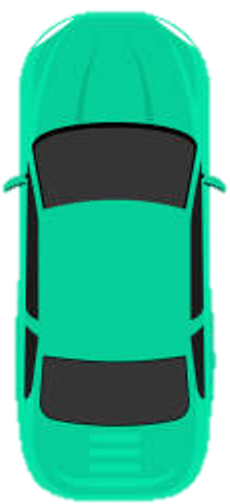
#> input picture cars/1.png, 230 x 504 px
$ python -i demo-pil-getpixel-and-putpixel.py   (imports and definitions only)
#> lines starting #> are read from the running program, lines starting #| are printed output that depends on the picture
#> further down, picture is the input picture: PIL image 230x504 RGBA; mean R, G, B, A 15.5, 133.6, 102.6, 197.7
from cmu_graphics import *
from urllib.request import urlopen
from PIL import Image

# This demos PIL getpixel and putpixel.

def loadPilImage(url):
    # Loads a PIL image (not a CMU image!) from a url:
    return Image.open(url)

def onAppStart(app):
    # 1. Load a PIL image from a url:
    url = '/Users/xinruil3/PycharmProjects/15112-TermProject/cars/1.png'
    pilImage1 = loadPilImage(url)

    # 2. Create a new PIL image that only uses the red parts of the
    #    RGB colors in the first image:
    pilImage2 = getRedParts(pilImage1)

    # 3. Convert from PIL images to CMU images before drawing:
    app.cmuImage1 = CMUImage(pilImage1)
    app.cmuImage2 = CMUImage(pilImage2)

def getRedParts(pilImage1):
    rbgImage1 = pilImage1.convert('RGB')
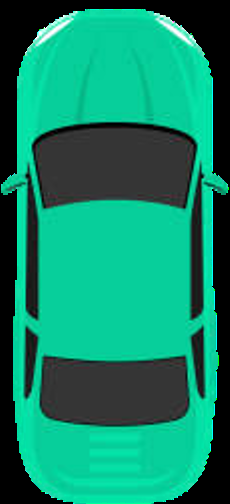
#> rbgImage1: PIL image 230x504 RGB; mean R, G, B 15.5, 133.6, 102.6
    pilImage2 = Image.new(mode='RGB', size=rbgImage1.size)
#> pilImage2: PIL image 230x504 RGB; every value is 0
    for x in range(rbgImage1.width):
        for y in range(rbgImage1.height):
            r,g,b = rbgImage1.getpixel((x,y))
            pilImage2.putpixel((x,y),(r,0,0))
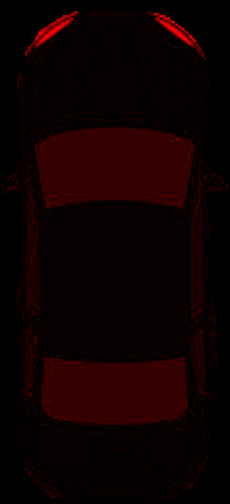
#> pilImage2: PIL image 230x504 RGB; mean R, G, B 15.5, 0, 0
    return pilImage2

def redrawAll(app):
    drawImage(app.cmuImage1, 200, app.height/2, align='center')
    drawImage(app.cmuImage2, 500, app.height/2, align='center')

def main():
    runApp(width=700, height=600)

# [1 line not run here, left out]

>>> from PIL import Image
>>> picture = Image.open('../cars/1.png')
>>> result = getRedParts(picture)

$ run again, on cars/0.png
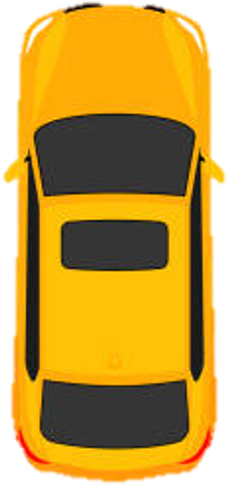
#> input picture cars/0.png, 230 x 486 px
#> picture is the input picture: PIL image 230x486 RGBA; mean R, G, B, A 153.2, 112.3, 18.3, 205.4
#> in getRedParts, `rbgImage1 = pilImage1.convert('RGB')`:
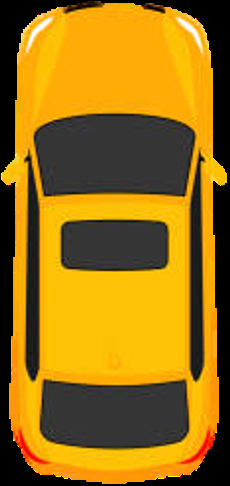
#> rbgImage1: PIL image 230x486 RGB; mean R, G, B 153.2, 112.3, 18.3
#> after the loop in getRedParts, `for x in range(rbgImage1.width):`:
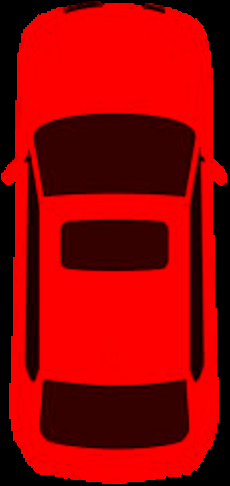
#> pilImage2: PIL image 230x486 RGB; mean R, G, B 153.2, 0, 0

$ run again, on cars/2.png
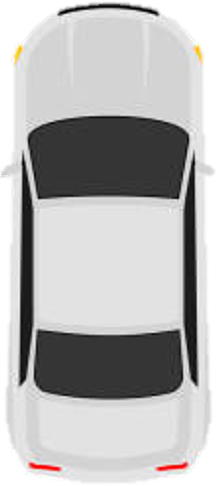
#> input picture cars/2.png, 216 x 486 px
#> picture is the input picture: PIL image 216x486 RGBA; mean R, G, B, A 152.3, 151.7, 151.3, 218
#> in getRedParts, `rbgImage1 = pilImage1.convert('RGB')`:
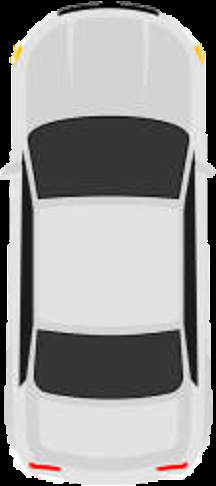
#> rbgImage1: PIL image 216x486 RGB; mean R, G, B 152.3, 151.7, 151.3
#> after the loop in getRedParts, `for x in range(rbgImage1.width):`:
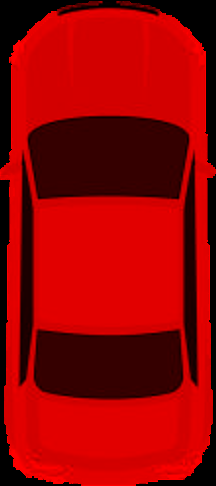
#> pilImage2: PIL image 216x486 RGB; mean R, G, B 152.3, 0, 0
